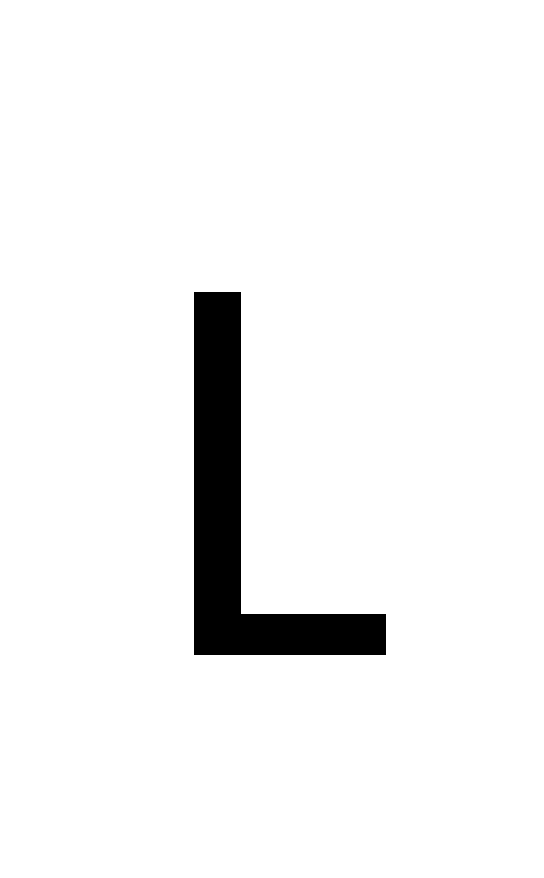
#> input picture image/L.png, 544 x 878 px
$ python test.py
#> lines starting #> are read from the running program, lines starting #| are printed output that depends on the picture; after the words box and inside, x2 and y2 are one past the last pixel; in counts of white or black regions, pixels touching at a corner belong together
import cv2
import numpy as np
from matplotlib import pyplot as plt

# read the image
img = cv2.imread("image/L.png",0)
#> img: shape (878, 544); 95.2% white; 1 black region, box (x1, y1, x2, y2) and area: (194, 292, 386, 655) 23006

# property of img
height = img.shape[0]
#> height = 878
width = img.shape[1]
#> width = 544

# generate a m*n float numbers in range [0,1)
mask = np.random.rand(height,width)


# iterate each pixel, with 1-90% as sample rate
selected_points = []
# 打开一个文件
fo = open("sample_by_rate.data", "w")

plt.figure()
for h in range(height):
    for w in range(width):
        if img[h,w] != 255 and mask[h,w] > 0.99:
            selected_points.append([w,height-h]) # conversion between two coordinate system
            plt.plot(w,height-h,'bo')
            s = "\n"+str(w)+" "+str(height-h)
            fo.write(s)
# 关闭打开的文件
fo.close()
plt.show()
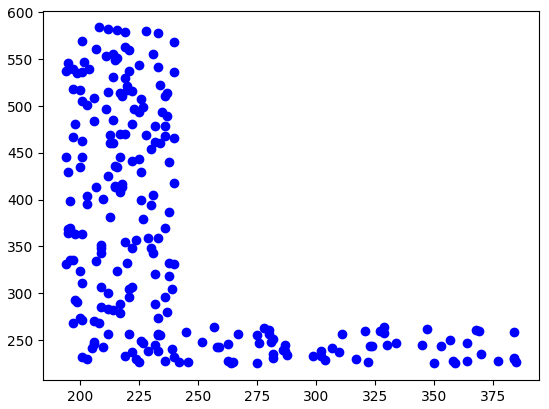
#> figure drawn by matplotlib, 1 panel
plt.figure()


# sample by fixed number of points
num_points = 1000
points = set()
while(len(points) < num_points):
    rdi = np.random.randint(img.shape[0])
    rdj = np.random.randint(img.shape[1])
    if img[rdi,rdj] != 255 and (rdi,rdj) not in points:
        points.add((rdj,height-rdi))
        plt.plot([rdj],[height-rdi],'bo')
#> after the loop, points = 1000 items
plt.show()
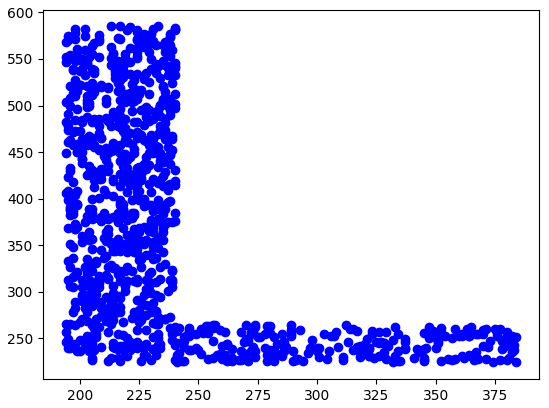
#> figure drawn by matplotlib, 1 panel

$ run again, with image/1.png copied over image/L.png
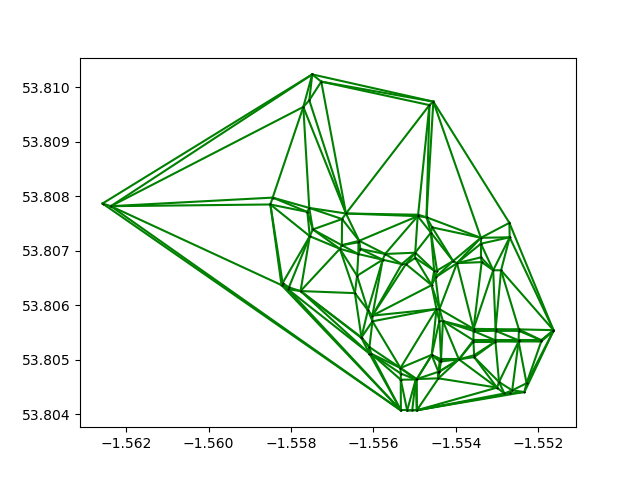
#> input picture image/1.png, 640 x 480 px
#> `plt.show()`:
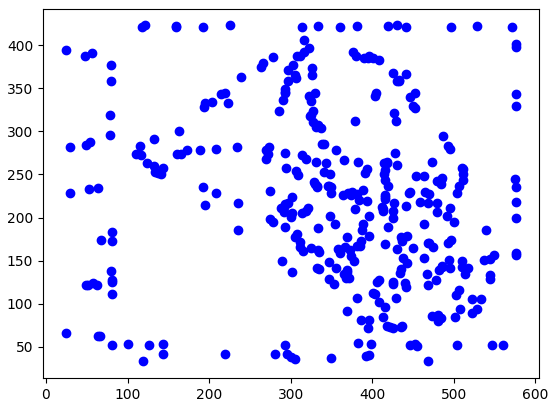
#> figure drawn by matplotlib, 1 panel
#> after the loop `while(len(points) < num_points):`: points = 1000 items
#> `plt.show()`:
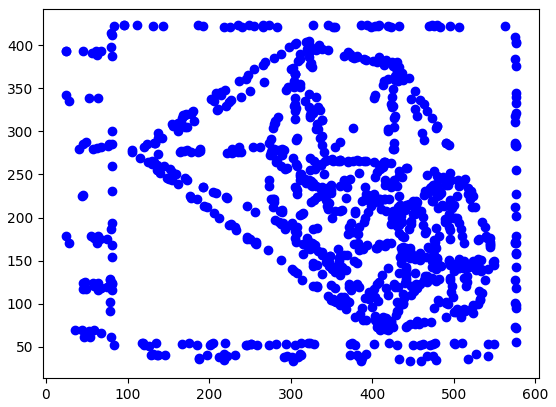
#> figure drawn by matplotlib, 1 panel
